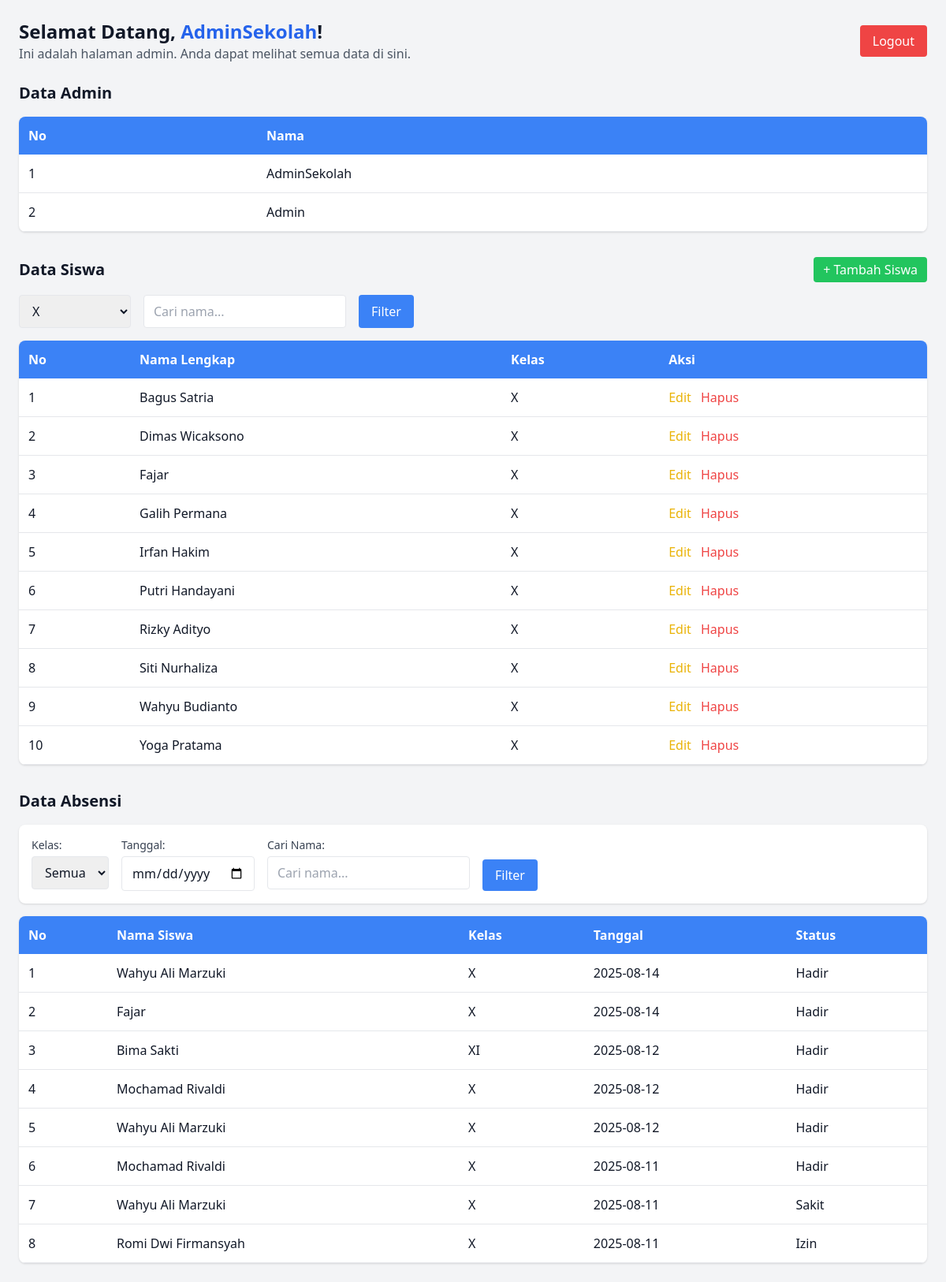
The page /pages/admin_page.php?kelas=X (signed in) on the database its author committed.
### tables this page shows
CREATE TABLE `users` (
  `id` int NOT NULL,
  `username` varchar(50) NOT NULL,
  `password` varchar(50) NOT NULL,
  `kelas` enum('X','XI','XII','-') NOT NULL,
  `role` enum('admin','siswa') NOT NULL
);

CREATE TABLE `absen` (
  `id` int NOT NULL,
  `nama_siswa` varchar(100) NOT NULL,
  `kelas` varchar(10) NOT NULL,
  `tanggal` date NOT NULL,
  `status` enum('Hadir','Izin','Sakit','Alfa') NOT NULL
);

### pages/admin_page.php (the view, shortened to what this page needs)
<?php
include '../config/db.php';
?>
<!DOCTYPE html>
<html lang="en">
<head>
    <script src="https://cdn.tailwindcss.com"></script>
</head>
<body class="bg-gray-100 text-gray-900">
<div class="max-w-7xl mx-auto p-6">
    <div class="flex justify-between items-center mb-6">
        <div>
            <h1 class="text-2xl font-bold">Selamat Datang, <span class="text-blue-600"><?php echo $_SESSION['username']; ?></span>!</h1>
            <p class="text-gray-600">Ini adalah halaman admin. Anda dapat melihat semua data di sini.</p>
        </div>
        <a href="../auth/logout.php" class="bg-red-500 text-white px-4 py-2 rounded hover:bg-red-600">Logout</a>
    </div>
    <section class="mb-8">
        <h2 class="text-xl font-semibold mb-4">Data Admin</h2>
        <div class="overflow-x-auto bg-white rounded-lg shadow">
            <table class="w-full text-left border-collapse">
                <thead>
                    <tr class="bg-blue-500 text-white">
                        <th class="p-3">No</th>
                        <th class="p-3">Nama</th>
                    </tr>
                </thead>
                <tbody>
                    <?php
                    $no_admin = 1;
                    $result = mysqli_query($conn, "SELECT * FROM users WHERE role='admin'");
                    while ($row = mysqli_fetch_assoc($result)) {
                        echo "<tr class='border-b hover:bg-gray-50'>
                            <td class='p-3'>{$no_admin}</td>
                            <td class='p-3'>{$row['username']}</td>
                        </tr>";
                        $no_admin++;
                    }
                    ?>
                </tbody>
            </table>
        </div>
    </section>
    <section class="mb-8">
        <div class="flex justify-between items-center mb-4">
            <h2 class="text-xl font-semibold">Data Siswa</h2>
            <a href="tambah_data.php" class="bg-green-500 text-white px-3 py-1 rounded hover:bg-green-600">+ Tambah Siswa</a>
        </div>
        <form method="GET" action="" class="mb-4 flex gap-4">
            <select name="kelas" class="border rounded px-3 py-2">
                <option value="X" <?= isset($_GET['kelas']) && $_GET['kelas']=='X'?'selected':''; ?>>X</option>
            </select>
            <input type="text" name="search" placeholder="Cari nama..." value="<?= isset($_GET['search']) ? $_GET['search'] : ''; ?>" class="border rounded px-3 py-2">
            <button type="submit" class="bg-blue-500 text-white px-4 py-2 rounded hover:bg-blue-600">Filter</button>
        </form>
        <div class="overflow-x-auto bg-white rounded-lg shadow">
            <table class="w-full text-left border-collapse">
                <thead>
                    <tr class="bg-blue-500 text-white">
                        <th class="p-3">No</th>
                        <th class="p-3">Nama Lengkap</th>
                        <th class="p-3">Kelas</th>
                        <th class="p-3">Aksi</th>
                    </tr>
                </thead>
                <tbody>
                    <?php
                    $kelas_filter = isset($_GET['kelas']) ? $_GET['kelas'] : '';
                    $sql_siswa = "SELECT * FROM users WHERE role='siswa'";
                    if ($kelas_filter != '') {
                        $sql_siswa .= " AND kelas='$kelas_filter'";
                    }
                    $sql_siswa .= " ORDER BY kelas ASC, username ASC";
                    $result = mysqli_query($conn, $sql_siswa);
                    $no_siswa = 1;
                    while ($row = mysqli_fetch_assoc($result)) {
                        echo "<tr class='border-b hover:bg-gray-50'>
                            <td class='p-3'>{$no_siswa}</td>
                            <td class='p-3'>{$row['username']}</td>
                            <td class='p-3'>{$row['kelas']}</td>
                            <td class='p-3'>
                                <a href='edit_data.php?id={$row['id']}' class='text-yellow-500 hover:underline mr-2'>Edit</a>
                                <a href='../controller/hapus_data.php?id={$row['id']}' onclick=\"return confirm('Yakin hapus data ini?')\" class='text-red-500 hover:underline'>Hapus</a>
                            </td>
                        </tr>";
                        $no_siswa++;
                    }
                    ?>
                </tbody>
            </table>
        </div>
    </section>
    <section>
        <h2 class="text-xl font-semibold mb-4">Data Absensi</h2>
        <form method="GET" action="" class="bg-white p-4 rounded-lg shadow mb-4 flex flex-wrap gap-4">
            <div>
                <label class="block text-gray-700 text-sm mb-1">Kelas:</label>
                <select name="kelas_absen" class="border rounded px-3 py-2">
                    <option value="">Semua</option>
                </select>
            </div>
            <div>
                <label class="block text-gray-700 text-sm mb-1">Tanggal:</label>
                <input type="date" name="tanggal" value="<?= isset($_GET['tanggal']) ? $_GET['tanggal'] : ''; ?>" class="border rounded px-3 py-2">
            </div>
            <div>
                <label class="block text-gray-700 text-sm mb-1">Cari Nama:</label>
                <input type="text" name="search_absen" placeholder="Cari nama..." value="<?= isset($_GET['search_absen']) ? $_GET['search_absen'] : ''; ?>" class="border rounded px-3 py-2">
            </div>
            <div class="flex items-end">
                <button type="submit" class="bg-blue-500 text-white px-4 py-2 rounded hover:bg-blue-600">Filter</button>
            </div>
        </form>
        <div class="overflow-x-auto bg-white rounded-lg shadow">
            <table class="w-full text-left border-collapse">
                <thead>
                    <tr class="bg-blue-500 text-white">
                        <th class="p-3">No</th>
                        <th class="p-3">Nama Siswa</th>
                        <th class="p-3">Kelas</th>
                        <th class="p-3">Tanggal</th>
                        <th class="p-3">Status</th>
                    </tr>
                </thead>
                <tbody>
                    <?php
                    $sql_absen = "SELECT * FROM absen WHERE 1=1";
                    $sql_absen .= " ORDER BY tanggal DESC";
                    $result = mysqli_query($conn, $sql_absen);
                    $no_absen = 1;
                    while ($row = mysqli_fetch_assoc($result)) {
                        echo "<tr class='border-b hover:bg-gray-50'>
                            <td class='p-3'>{$no_absen}</td>
                            <td class='p-3'>{$row['nama_siswa']}</td>
                            <td class='p-3'>{$row['kelas']}</td>
                            <td class='p-3'>{$row['tanggal']}</td>
                            <td class='p-3'>{$row['status']}</td>
                        </tr>";
                        $no_absen++;
                    }
                    ?>
                </tbody>
            </table>
        </div>
    </section>
</div>
</body>
</html>

### rows shown on the page
users: username "AdminSekolah"
users: username "Admin"
users: username "Bagus Satria", kelas "X"
users: username "Dimas Wicaksono", kelas "X"
users: username "Fajar", kelas "X"
users: username "Galih Permana", kelas "X"
users: username "Irfan Hakim", kelas "X"
users: username "Putri Handayani", kelas "X"
users: username "Rizky Adityo", kelas "X"
users: username "Siti Nurhaliza", kelas "X"
users: username "Wahyu Budianto", kelas "X"
users: username "Yoga Pratama", kelas "X"
absen: nama_siswa "Wahyu Ali Marzuki", kelas "X", tanggal "2025-08-14", status "Hadir"
absen: nama_siswa "Fajar", kelas "X", tanggal "2025-08-14", status "Hadir"
absen: nama_siswa "Bima Sakti", kelas "XI", tanggal "2025-08-12", status "Hadir"
absen: nama_siswa "Mochamad Rivaldi", kelas "X", tanggal "2025-08-12", status "Hadir"
absen: nama_siswa "Wahyu Ali Marzuki", kelas "X", tanggal "2025-08-12", status "Hadir"
absen: nama_siswa "Mochamad Rivaldi", kelas "X", tanggal "2025-08-11", status "Hadir"
absen: nama_siswa "Wahyu Ali Marzuki", kelas "X", tanggal "2025-08-11", status "Sakit"
absen: nama_siswa "Romi Dwi Firmansyah", kelas "X", tanggal "2025-08-11", status "Izin"

### other values the page prints
$_SESSION['username'] "AdminSekolah"
